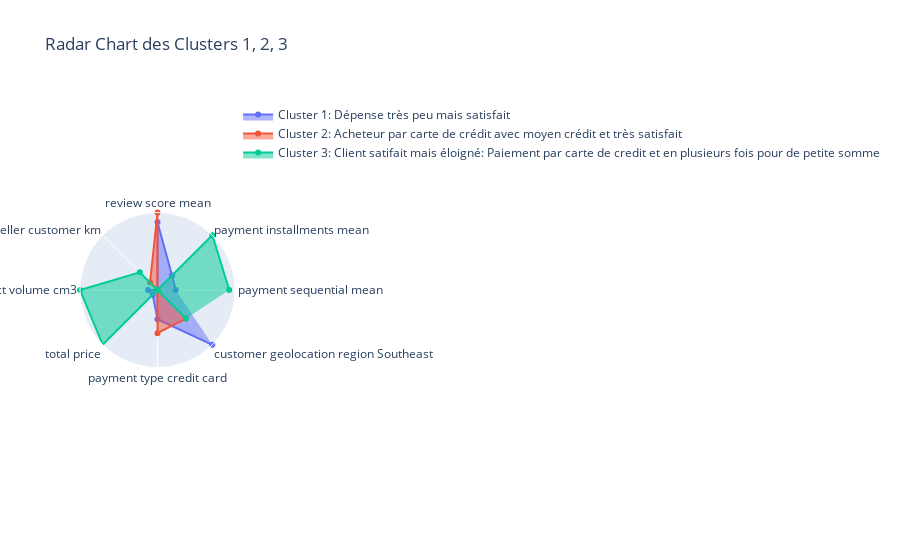

Notebook code for this chart:
### Code cell
fig = go.Figure()

fig.add_trace(go.Scatterpolar(
    r=[Radar_cluster['payment_sequential_mean'][0], Radar_cluster['payment_installments_mean'][0],
       Radar_cluster['review_score_mean'][0], Radar_cluster['distance_seller_customer_km'][0],
       Radar_cluster['product_volume_cm3'][0], Radar_cluster['total_price'][0],
       Radar_cluster['payment_type_credit_card'][0], Radar_cluster['customer_geolocation_region_Southeast'][0]],
    theta=categories,
    fill='toself',
    name='Cluster 1: Dépense très peu mais satisfait  '
))
fig.add_trace(go.Scatterpolar(
    r=[Radar_cluster['payment_sequential_mean'][1], Radar_cluster['payment_installments_mean'][1],
       Radar_cluster['review_score_mean'][1], Radar_cluster['distance_seller_customer_km'][1],
       Radar_cluster['product_volume_cm3'][1], Radar_cluster['total_price'][1],
       Radar_cluster['payment_type_credit_card'][1], Radar_cluster['customer_geolocation_region_Southeast'][1]],
    theta=categories,
    fill='toself',
    name='Cluster 2: Acheteur par carte de crédit avec moyen crédit et très satisfait '
))
fig.add_trace(go.Scatterpolar(
    r=[Radar_cluster['payment_sequential_mean'][2], Radar_cluster['payment_installments_mean'][2],
       Radar_cluster['review_score_mean'][2], Radar_cluster['distance_seller_customer_km'][2],
       Radar_cluster['product_volume_cm3'][2], Radar_cluster['total_price'][2],
       Radar_cluster['payment_type_credit_card'][2], Radar_cluster['customer_geolocation_region_Southeast'][1]],
    theta=categories,
    fill='toself',
    name='Cluster 3: Client satifait mais éloigné: Paiement par carte de credit et en plusieurs fois pour de petite somme '
))

fig.update_layout(
    polar=dict(
        radialaxis=dict(
            visible=False,
            range=[0, 100]
        )),
    title="Radar Chart des Clusters 1, 2, 3",
    showlegend=True
)
fig.show()

### Figure 1 — Plotly figure (JSON) as saved in the notebook; plotly's stock layout.template omitted (floating-point values rounded to 4 significant figures)
{"data": [{"fill": "toself", "name": "Cluster 1: Dépense très peu mais satisfait  ", "r": [23.46, 26.61, 87.54, 0.0, 12.1, 8.801, 37.66, 100.0], "theta": ["payment sequential mean", "payment installments mean", "review score mean", "distance seller customer km", "product volume cm3", "total price", "payment type credit card", "customer geolocation region Southeast"], "type": "scatterpolar"}, {"fill": "toself", "name": "Cluster 2: Acheteur par carte de crédit avec moyen crédit et très satisfait ", "r": [0.0, 0.0, 100.0, 13.64, 0.0, 0.0, 55.74, 52.07], "theta": ["payment sequential mean", "payment installments mean", "review score mean", "distance seller customer km", "product volume cm3", "total price", "payment type credit card", "customer geolocation region Southeast"], "type": "scatterpolar"}, {"fill": "toself", "name": "Cluster 3: Client satifait mais éloigné: Paiement par carte de credit et en plusieurs fois pour de petite somme ", "r": [92.62, 100.0, 0.0, 32.29, 100.0, 100.0, 0.0, 52.07], "theta": ["payment sequential mean", "payment installments mean", "review score mean", "distance seller customer km", "product volume cm3", "total price", "payment type credit card", "customer geolocation region Southeast"], "type": "scatterpolar"}], "layout": {"polar": {"radialaxis": {"range": [0, 100], "visible": false}}, "showlegend": true, "title": {"text": "Radar Chart des Clusters 1, 2, 3"}}}
